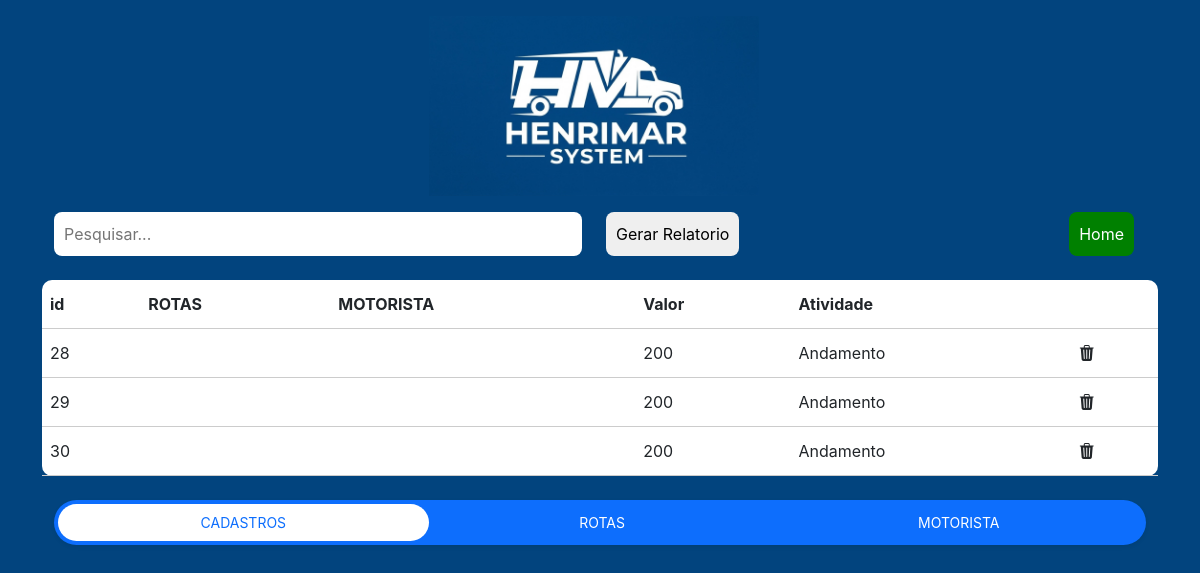
The app's page /rotas/, older data.
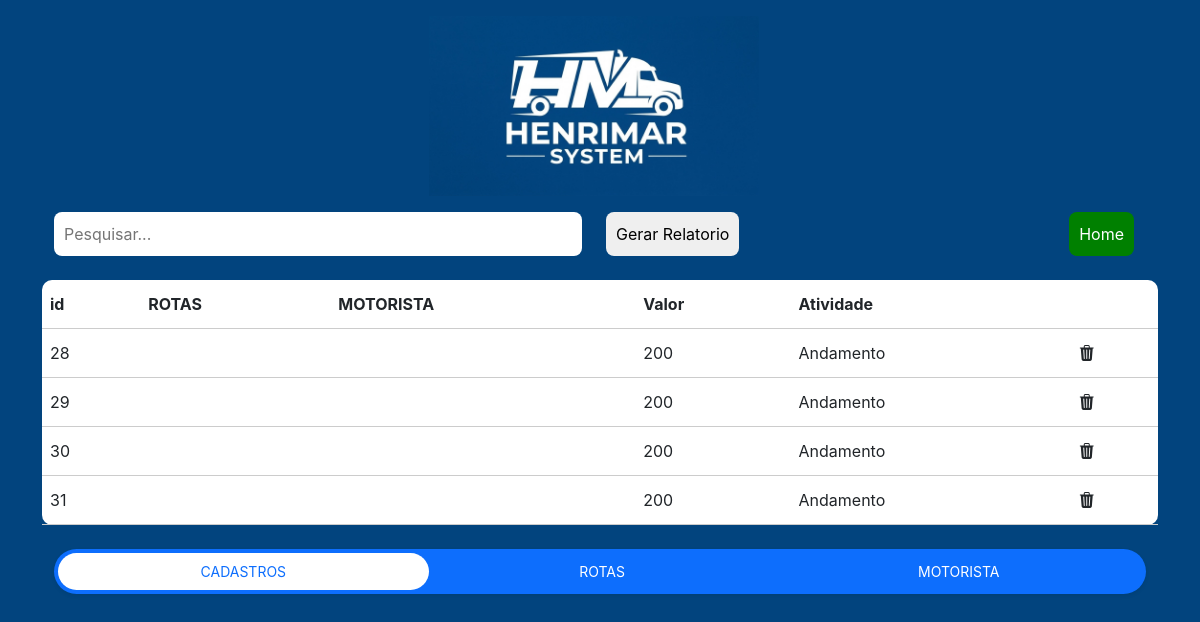
The same page, newer data.
### app_cad_rotas/models.py (models this page shows)
class Rotas(models.Model):
    id_rotas = models.AutoField(primary_key=True)
    rota = models.TextField(max_length=255)
    motorista = models.TextField(max_length=255)

### app_cad_rotas/views.py (the view)
# urls.py: path('rotas/', views.rota, name='listagem_rotas')
def rota(request):
   if request.method =="POST":
        nova_rota = Rotas()
        nova_rota.rota = request.POST.get('rota')
        nova_rota.motorista =request.POST.get('motorista')
        nova_rota.save()
        return redirect('rotas')
   todas_rotas = Rotas.objects.all()
   return render(request, 'cadastros/rotas.html', {'rotas':todas_rotas})

### app_cad_rotas/templates/cadastros/rotas.html (shortened to what this page needs)
{% load static %}
<!doctype html>
<html lang="pt-br">
  <head>
    <link
      href="https://cdn.jsdelivr.net/npm/bootstrap@5.3.3/dist/css/bootstrap.min.css"
      rel="stylesheet"
    />
    <link
      rel="stylesheet"
      href="https://cdn.jsdelivr.net/npm/bootstrap-icons@1.11.3/font/bootstrap-icons.min.css"
    />
  </head>
  <body>
    <div
      class="container"
      style="display: flex; flex-direction: column; align-items: center"
    >
      <div class="row w-100">
        <div class="col-lg-12 text-center border-end-lg border-secondary pe-lg-4">
          <img
            src="{% static 'logo-white.jpg' %}"
            alt="Henrimar System"
            class="img-fluid my-3"
            style="max-height: 180px"
          />
          <div class="row comandos-pesquisa" style="display: flex; justify-content: space-around;">
                <div class="nav-01 col-lg-6 search ">
                    <input style=" border-radius: 8px; border: none; padding: 10px; width: 100%;" type="text" placeholder="Pesquisar..." >
                </div>
                <div class="nav-02 col-lg-6 btns-navbar" style="display: flex; justify-content: space-between;">
                    <button  class="btn-relatorio" type="submit" style="border:none; padding: 10px; border-radius: 8px;">Gerar Relatorio</button>
                    <a href="{% url 'home.html' %}" style="background-color: green;color: white; padding: 10px; text-decoration: none; border-radius: 8px; ">Home</a>
                  </div>
          </div>
        </div>
      </div>
      <br>
      <div class="row w-100">
        <table class="bg-white" style="border-radius: 10px">
          <tr>
            <th>id</th>
            <th>ROTAS</th>
            <th>MOTORISTA</th>
            <th>Valor</th>
            <th>Atividade</th>
            <th></th>
          </tr>
          {% for rota in rotas %}
          <tr>
            <td>{{rota.id_rotas}}</td>
            <td>{{rota.rota}}</td>
            <td>{{rota.motorista}}</td>
            <td>200</td>
            <td>Andamento</td>
            <td><i class="bi bi-trash3-fill"></i></td>
          </tr>
          {% endfor %}
        </table>
      </div>
      <br>
      <footer class="container">
      <ul
        class="nav nav-pills nav-fill gap-2 p-1 small bg-primary rounded-5 shadow-sm"
        id="pillNav2"
        role="tablist"
        style="
          --bs-nav-link-color: var(--bs-white);
          --bs-nav-pills-link-active-color: var(--bs-primary);
          --bs-nav-pills-link-active-bg: var(--bs-white);
        "
      >
        <li class="nav-item" role="presentation">
          <button
            class="nav-link active rounded-5"
            id="home-tab2"
            data-bs-toggle="tab"
            type="button"
            role="tab"
            aria-selected="true"
          >
            CADASTROS
          </button>
        </li>
        <li class="nav-item" role="presentation">
          <button
            class="nav-link rounded-5"
            id="profile-tab2"
            data-bs-toggle="tab"
            type="button"
            role="tab"
            aria-selected="false"
          >
            <a href="{% url 'listagem_rotas' %}" style="color: white; text-decoration: none;">ROTAS</a>
          </button>
        </li>
        <li class="nav-item" role="presentation">
          <button
            class="nav-link rounded-5"
            id="contact-tab2"
            data-bs-toggle="tab"
            type="button"
            role="tab"
            aria-selected="false"
          >
            MOTORISTA
          </button>
        </li>
      </ul>
    </footer>
    </div>
  </body>
</html>

### app_cad_rotas/templates/cadastros/rotas.html (style rules this page uses)
body { font-family: "Inter", sans-serif; background: #02447e; min-height: 100vh; }
table { border: none; }
th, td { padding: 12px 8px; text-align: left; border-bottom: 1px solid #ccc; }

Row changes from the older to the newer data that the page shows:
added Rotas: id_rotas "31"
